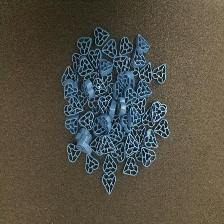
#> input picture test/image_11.jpeg, 224 x 224 px; its folder holds only this picture in this run
$ jupyter execute --allow-errors Resizer.ipynb
#> lines starting #> are read from the running program, lines starting #| are printed output that depends on the picture
[cell 1]
import skimage
import matplotlib.pyplot as plt

[cell 2]
images = skimage.io.imread_collection("test/*.jpeg")
#> images = 1 item

[cell 3]
len(images)
#> Out = 1

#> (a cell that did not finish here is left out)

[cell 5]
imag = skimage.io.imread("data/RGB/test/image_48.jpeg")
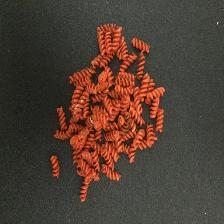
#> input picture All_Data_r/image_48.jpeg, 224 x 224 px, found by its file name
#> imag is the input picture: shape (224, 224, 3); mean R, G, B 79.6, 61.9, 51.9
imag1 = skimage.transform.rotate(imag,45)
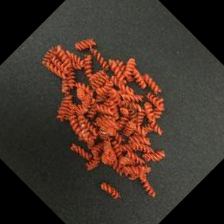
#> imag1: shape (224, 224, 3) float64; mean R, G, B 0.271, 0.201, 0.166
plt.imshow(imag1)
#> (the rest of this cell did not finish here and is left out)
